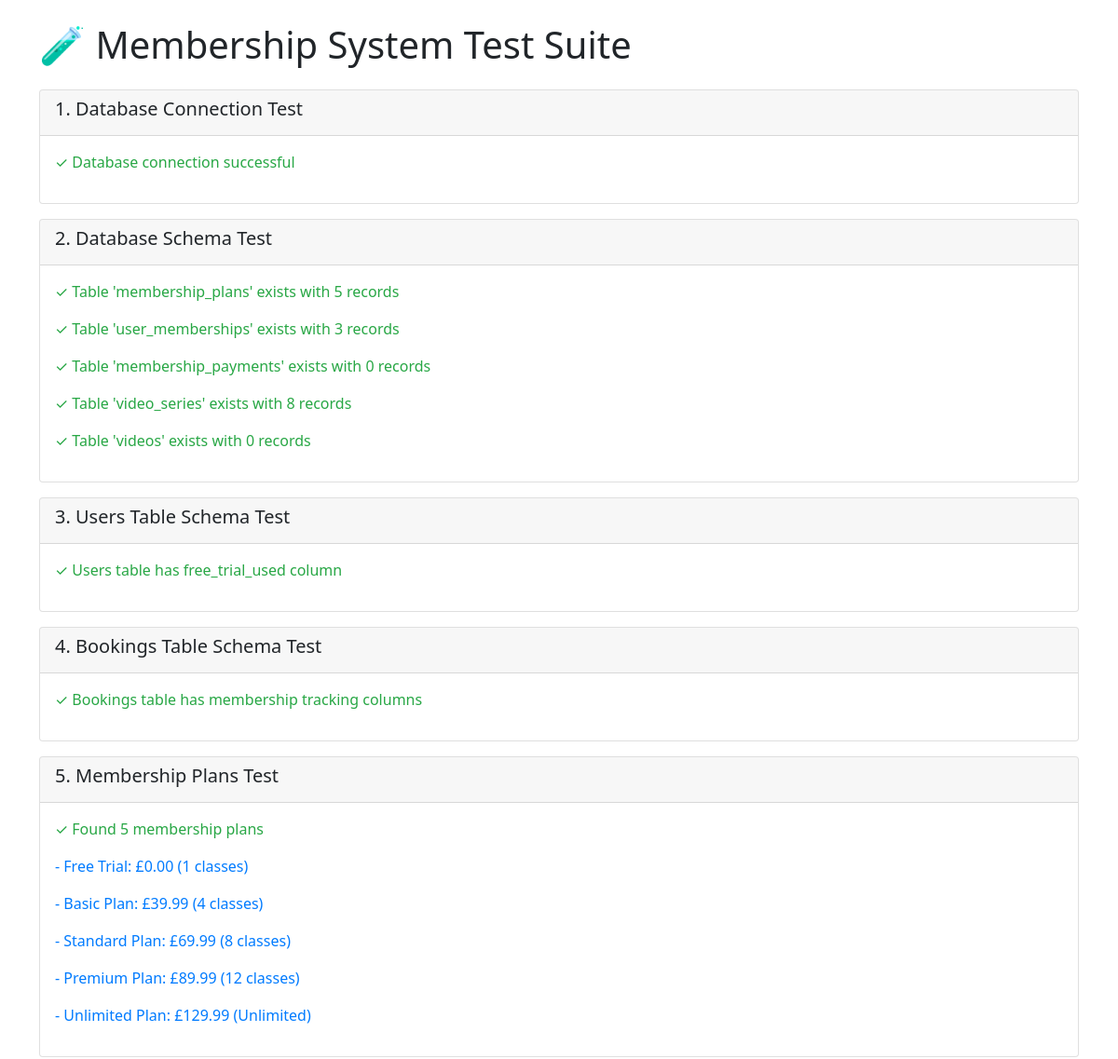
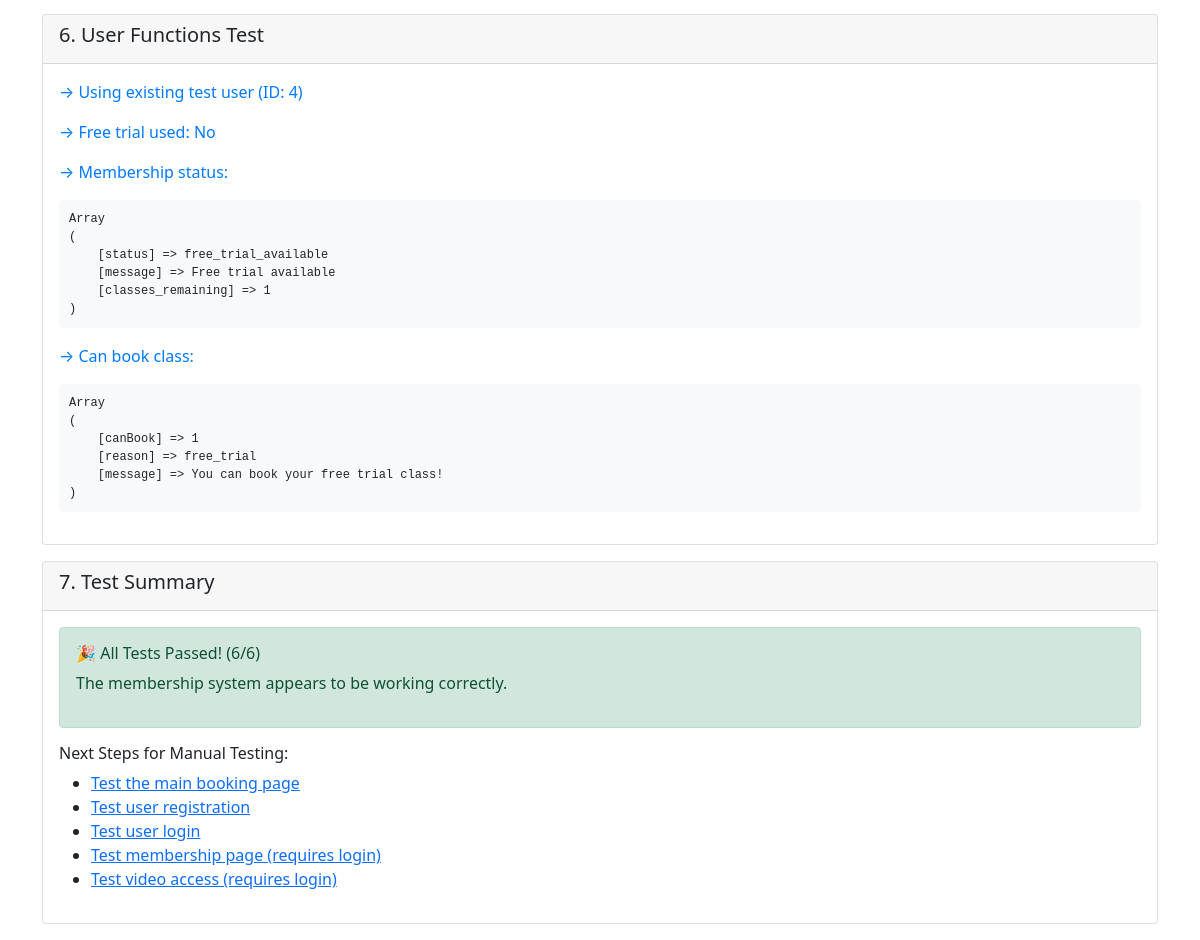
The page /public/test_membership_web.php on the database its author committed (2 pictures, top to bottom).
### tables this page shows
CREATE TABLE `membership_plans` (
  `id` int(11) NOT NULL AUTO_INCREMENT,
  `name` varchar(100) NOT NULL,
  `description` text DEFAULT NULL,
  `monthly_class_limit` int(11) DEFAULT NULL COMMENT 'NULL for unlimited plans',
  `price` decimal(8,2) NOT NULL,
  `status` enum('active','inactive') DEFAULT 'active',
  `created_at` timestamp NOT NULL DEFAULT current_timestamp(),
  `updated_at` timestamp NOT NULL DEFAULT current_timestamp() ON UPDATE current_timestamp(),
  PRIMARY KEY (`id`)
);

CREATE TABLE `users` (
  `id` int(11) NOT NULL AUTO_INCREMENT,
  `first_name` varchar(50) NOT NULL,
  `last_name` varchar(50) NOT NULL,
  `email` varchar(100) NOT NULL,
  `password_hash` varchar(255) NOT NULL,
  `phone` varchar(20) DEFAULT NULL,
  `date_of_birth` date DEFAULT NULL,
  `gender` enum('male','female','other','prefer_not_to_say') DEFAULT NULL,
  `health_questionnaire` longtext DEFAULT NULL CHECK (json_valid(`health_questionnaire`)),
  `created_at` timestamp NOT NULL DEFAULT current_timestamp(),
  `updated_at` timestamp NOT NULL DEFAULT current_timestamp() ON UPDATE current_timestamp(),
  `status` enum('active','inactive','suspended') DEFAULT 'active',
  `free_trial_used` tinyint(1) DEFAULT 0,
  PRIMARY KEY (`id`),
  UNIQUE KEY `email` (`email`),
  KEY `idx_users_email` (`email`),
  KEY `idx_users_status` (`status`),
  KEY `idx_users_dob` (`date_of_birth`),
  KEY `idx_users_free_trial` (`free_trial_used`)
);

### config/membership_functions.php (called while the page is built, shortened)
<?php
function hasUserUsedFreeTrial($userId) {
    try {
        $pdo = connectUserDB();
        $stmt = $pdo->prepare("SELECT free_trial_used FROM users WHERE id = ?");
        $stmt->execute([$userId]);
        $result = $stmt->fetch();
        return $result ? (bool)$result['free_trial_used'] : false;
    } catch (Exception $e) {
        error_log('Error checking free trial status: ' . $e->getMessage());
        return true;
    }
}
function getUserActiveMembership($userId) {
    try {
        $pdo = connectUserDB();
        $stmt = $pdo->prepare("
            SELECT um.*, mp.name as plan_name, mp.description as plan_description,
                   mp.monthly_class_limit, mp.price
            FROM user_memberships um
            JOIN membership_plans mp ON um.plan_id = mp.id
            WHERE um.user_id = ?
            AND um.status = 'active'
            AND um.start_date <= CURDATE()
            AND um.end_date >= CURDATE()
            ORDER BY um.end_date DESC
            LIMIT 1
        ");
        $stmt->execute([$userId]);
        return $stmt->fetch(PDO::FETCH_ASSOC);
    } catch (Exception $e) {
        error_log('Error getting user membership: ' . $e->getMessage());
        return null;
    }
}
function canUserBookClass($userId) {
    $hasUsedTrial = hasUserUsedFreeTrial($userId);
    if (!$hasUsedTrial) {
        return [
            'canBook' => true,
            'reason' => 'free_trial',
            'message' => 'You can book your free trial class!'
        ];
    }
    $membership = getUserActiveMembership($userId);
    $currentMonth = date('Y-m');
    $classCount = getUserMonthlyClassCount($userId, $currentMonth);
    return [
        'canBook' => true,
        'reason' => 'membership_valid',
        'message' => 'You can book classes! (' . $classCount . '/' . $membership['monthly_class_limit'] . ' used this month)',
        'current_count' => $classCount,
        'limit' => $membership['monthly_class_limit']
    ];
}
function getAvailableMembershipPlans() {
    try {
        $pdo = connectUserDB();
        $stmt = $pdo->prepare("
            SELECT * FROM membership_plans
            WHERE status = 'active'
            ORDER BY price ASC
        ");
        $stmt->execute();
        return $stmt->fetchAll(PDO::FETCH_ASSOC);
    } catch (Exception $e) {
        error_log('Error getting membership plans: ' . $e->getMessage());
        return [];
    }
}
function getUserMembershipStatus($userId) {
    $membership = getUserActiveMembership($userId);
    $hasUsedTrial = hasUserUsedFreeTrial($userId);
    if (!$hasUsedTrial) {
        return [
            'status' => 'free_trial_available',
            'message' => 'Free trial available',
            'classes_remaining' => 1
        ];
    }
    $currentMonth = date('Y-m');
    $classCount = getUserMonthlyClassCount($userId, $currentMonth);
    return [
        'status' => 'active',
        'plan_id' => $membership['plan_id'],
        'plan_name' => $membership['plan_name'],
        'plan_description' => isset($membership['plan_description']) ? $membership['plan_description'] : '',
        'start_date' => $membership['start_date'],
        'end_date' => $membership['end_date'],
        'monthly_class_limit' => $membership['monthly_class_limit'],
        'classes_used_this_month' => $classCount,
        'classes_remaining' => $membership['monthly_class_limit'] ? max(0, $membership['monthly_class_limit'] - $classCount) : null
    ];
}
?>

### public/test_membership_web.php (the view, shortened to what this page needs)
<?php
require_once __DIR__ . '/../config/membership_functions.php';
require_once __DIR__ . '/api/db.php';
?>
<!DOCTYPE html>
<html lang="en">
<head>
    <link href="https://cdn.jsdelivr.net/npm/bootstrap@5.1.3/dist/css/bootstrap.min.css" rel="stylesheet">
</head>
<body>
    <div class="container mt-4">
        <h1 class="mb-4">🧪 Membership System Test Suite</h1>
        <?php
        $testResults = [];
        echo "<div class='card mb-3'><div class='card-header'><h5>1. Database Connection Test</h5></div><div class='card-body'>";
        try {
            $pdo = connectUserDB();
            echo "<p class='test-success'>✓ Database connection successful</p>";
            $testResults['db_connection'] = true;
        } catch (Exception $e) {
            echo "<p class='test-error'>✗ Database connection failed: " . htmlspecialchars($e->getMessage()) . "</p>";
            $testResults['db_connection'] = false;
        }
        echo "</div></div>";
        echo "<div class='card mb-3'><div class='card-header'><h5>2. Database Schema Test</h5></div><div class='card-body'>";
        $requiredTables = ['membership_plans', 'user_memberships', 'membership_payments', 'video_series', 'videos'];
        $allTablesExist = true;
        foreach ($requiredTables as $table) {
            try {
                $stmt = $pdo->query("SELECT COUNT(*) FROM $table");
                $count = $stmt->fetchColumn();
                echo "<p class='test-success'>✓ Table '$table' exists with $count records</p>";
            } catch (Exception $e) {
                echo "<p class='test-error'>✗ Table '$table' missing: " . htmlspecialchars($e->getMessage()) . "</p>";
                $allTablesExist = false;
            }
        }
        $testResults['tables_exist'] = $allTablesExist;
        echo "</div></div>";
        echo "<div class='card mb-3'><div class='card-header'><h5>3. Users Table Schema Test</h5></div><div class='card-body'>";
        try {
            $stmt = $pdo->query("DESCRIBE users");
            $columns = $stmt->fetchAll(PDO::FETCH_ASSOC);
            $hasFreeTrial = false;
            foreach ($columns as $column) {
                if ($column['Field'] === 'free_trial_used') {
                    $hasFreeTrial = true;
                    break;
                }
            }
            if ($hasFreeTrial) {
                echo "<p class='test-success'>✓ Users table has free_trial_used column</p>";
                $testResults['users_schema'] = true;
            } else {
                echo "<p class='test-error'>✗ Users table missing free_trial_used column</p>";
                $testResults['users_schema'] = false;
            }
        } catch (Exception $e) {
            echo "<p class='test-error'>✗ Error checking users table: " . htmlspecialchars($e->getMessage()) . "</p>";
            $testResults['users_schema'] = false;
        }
        echo "</div></div>";
        echo "<div class='card mb-3'><div class='card-header'><h5>4. Bookings Table Schema Test</h5></div><div class='card-body'>";
        try {
            $stmt = $pdo->query("DESCRIBE bookings");
            $columns = $stmt->fetchAll(PDO::FETCH_ASSOC);
            $hasMembershipCycle = false;
            $hasFreeTrial = false;
            foreach ($columns as $column) {
                if ($column['Field'] === 'membership_cycle') $hasMembershipCycle = true;
                if ($column['Field'] === 'is_free_trial') $hasFreeTrial = true;
            }
            if ($hasMembershipCycle && $hasFreeTrial) {
                echo "<p class='test-success'>✓ Bookings table has membership tracking columns</p>";
                $testResults['bookings_schema'] = true;
            } else {
                echo "<p class='test-error'>✗ Bookings table missing membership columns</p>";
                $testResults['bookings_schema'] = false;
            }
        } catch (Exception $e) {
            echo "<p class='test-error'>✗ Error checking bookings table: " . htmlspecialchars($e->getMessage()) . "</p>";
            $testResults['bookings_schema'] = false;
        }
        echo "</div></div>";
        echo "<div class='card mb-3'><div class='card-header'><h5>5. Membership Plans Test</h5></div><div class='card-body'>";
        try {
            $plans = getAvailableMembershipPlans();
            if (count($plans) > 0) {
                echo "<p class='test-success'>✓ Found " . count($plans) . " membership plans</p>";
                foreach ($plans as $plan) {
                    $limit = $plan['monthly_class_limit'] ? $plan['monthly_class_limit'] . ' classes' : 'Unlimited';
                    echo "<p class='test-info'>- {$plan['name']}: £{$plan['price']} ({$limit})</p>";
                }
                $testResults['membership_plans'] = true;
            } else {
                echo "<p class='test-error'>✗ No membership plans found</p>";
                $testResults['membership_plans'] = false;
            }
        } catch (Exception $e) {
            echo "<p class='test-error'>✗ Error getting membership plans: " . htmlspecialchars($e->getMessage()) . "</p>";
            $testResults['membership_plans'] = false;
        }
        echo "</div></div>";
        echo "<div class='card mb-3'><div class='card-header'><h5>6. User Functions Test</h5></div><div class='card-body'>";
        try {
            $stmt = $pdo->prepare("SELECT id FROM users WHERE email = ?");
            $stmt->execute(['test@membership.com']);
            $testUser = $stmt->fetch();
            $testUserId = null;
            if ($testUser) {
                $testUserId = $testUser['id'];
                echo "<p class='test-info'>→ Using existing test user (ID: $testUserId)</p>";
            } else {
                $testUserId = registerUser('Test', 'User', 'test@membership.com', 'password123', '1234567890');
                echo "<p class='test-success'>✓ Created test user (ID: $testUserId)</p>";
            }
            $hasUsedTrial = hasUserUsedFreeTrial($testUserId);
            echo "<p class='test-info'>→ Free trial used: " . ($hasUsedTrial ? 'Yes' : 'No') . "</p>";
            $membershipStatus = getUserMembershipStatus($testUserId);
            echo "<p class='test-info'>→ Membership status:</p>";
            echo "<pre>" . htmlspecialchars(print_r($membershipStatus, true)) . "</pre>";
            $canBook = canUserBookClass($testUserId);
            echo "<p class='test-info'>→ Can book class:</p>";
            echo "<pre>" . htmlspecialchars(print_r($canBook, true)) . "</pre>";
            $testResults['user_functions'] = true;
        } catch (Exception $e) {
            echo "<p class='test-error'>✗ Error testing user functions: " . htmlspecialchars($e->getMessage()) . "</p>";
            $testResults['user_functions'] = false;
        }
        echo "</div></div>";
        echo "<div class='card mb-3'><div class='card-header'><h5>7. Test Summary</h5></div><div class='card-body'>";
        $passedTests = array_filter($testResults);
        $totalTests = count($testResults);
        $passedCount = count($passedTests);
        if ($passedCount === $totalTests) {
            echo "<div class='alert alert-success'>";
            echo "<h6>🎉 All Tests Passed! ($passedCount/$totalTests)</h6>";
            echo "<p>The membership system appears to be working correctly.</p>";
            echo "</div>";
        } else {
            echo "<div class='alert alert-warning'>";
            echo "<h6>⚠️ Some Tests Failed ($passedCount/$totalTests passed)</h6>";
            echo "<p>Please review the failed tests above and fix any issues.</p>";
            echo "</div>";
        }
        echo "<h6>Next Steps for Manual Testing:</h6>";
        echo "<ul>";
        echo "<li><a href='index.php' target='_blank'>Test the main booking page</a></li>";
        echo "<li><a href='register.php' target='_blank'>Test user registration</a></li>";
        echo "<li><a href='login.php' target='_blank'>Test user login</a></li>";
        echo "<li><a href='user/membership.php' target='_blank'>Test membership page (requires login)</a></li>";
        echo "<li><a href='user/videos.php' target='_blank'>Test video access (requires login)</a></li>";
        echo "</ul>";
        echo "</div></div>";
        ?>
    </div>
</body>
</html>

### public/test_membership_web.php (style rules this page uses)
.test-success { color: #28a745; }
.test-info { color: #007bff; }
pre { background: #f8f9fa; padding: 10px; border-radius: 5px; font-size: 12px; }

### rows shown on the page
membership_plans: name "Free Trial", price "0.00", monthly_class_limit "1 classes"
membership_plans: name "Basic Plan", price "39.99", monthly_class_limit "4 classes"
membership_plans: name "Standard Plan", price "69.99", monthly_class_limit "8 classes"
membership_plans: name "Premium Plan", price "89.99", monthly_class_limit "12 classes"
membership_plans: name "Unlimited Plan", price "129.99", monthly_class_limit "Unlimited"
users: id "4"

### other values the page prints
$table "membership_plans"
$count "5"
$table "user_memberships"
$count "3"
$table "membership_payments"
$count "0"
$table "video_series"
$count "8"
$table "videos"
count($plans) "5"
print_r($membershipStatus, true) "Array ( [status] => free_trial_available [message] => Free trial available [classes_remaining] => 1 )"
print_r($canBook, true) "Array ( [canBook] => 1 [reason] => free_trial [message] => You can book your free trial class! )"
$passedCount "6"
$totalTests "6"
